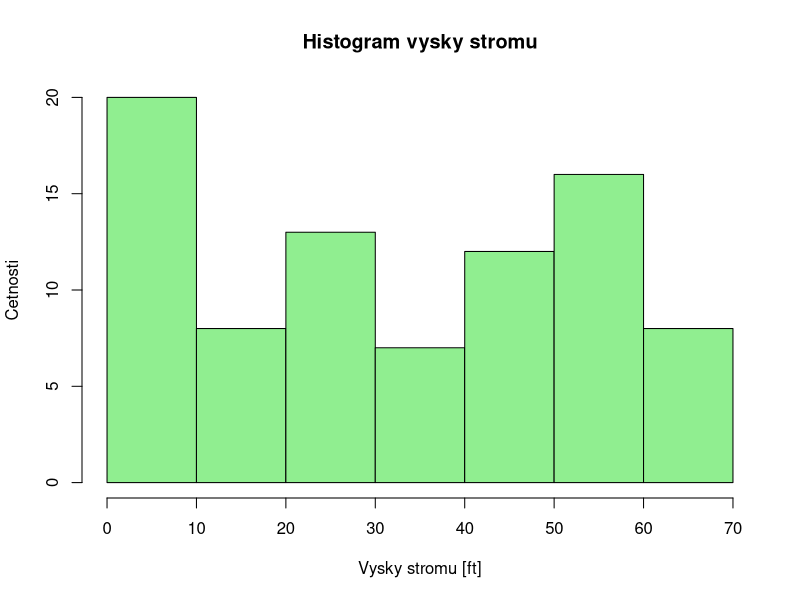
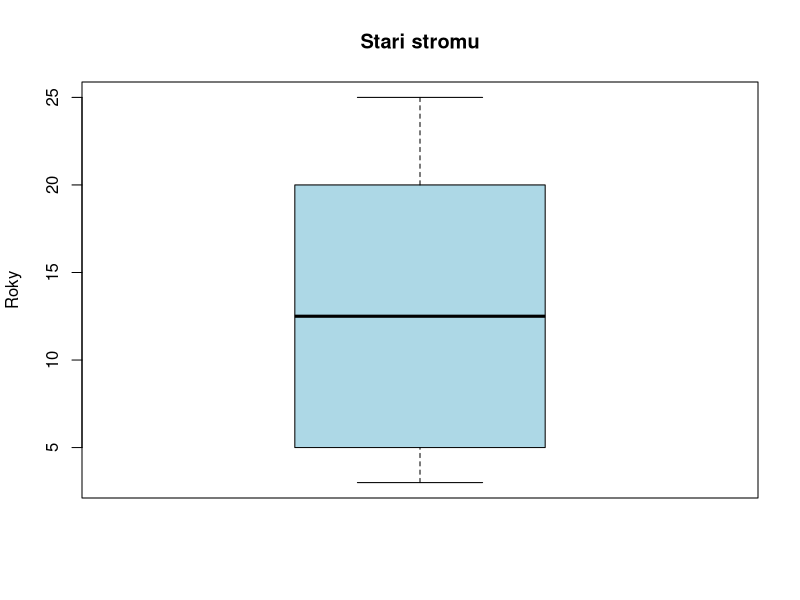

Generate these figures, in order, with R:
## ---- chunk 1
# Import dat
data(Loblolly)

names(Loblolly) # hlavicka

# Popisna statistika 
summary(Loblolly)

# Prumer pro prvni dva atributy datove tabulky
sapply(Loblolly[1:2], mean)

# Mira polohy 
mean_height <- mean(Loblolly$height)
round(mean_height, 1)  # zaokrouhleno na 1 desetinou 
median(Loblolly$height)

# Mira variability
var(Loblolly$height)
sd(Loblolly$height)

## ---- chunk 2
# Histogram vysky stromu
hist(Loblolly$height, main="Histogram vysky stromu", xlab="Vysky stromu [ft]", ylab="Cetnosti", col="lightgreen")

# Krabicovy graf stari stromu
boxplot(Loblolly$age, main="Stari stromu", ylab="Roky", col="lightblue")
